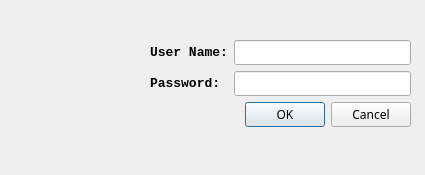
<?xml version="1.0" encoding="UTF-8"?>
<ui version="4.0">
 <class>chguser</class>
 <widget class="QDialog" name="chguser">
  <property name="windowModality">
   <enum>Qt::WindowModal</enum>
  </property>
  <property name="geometry">
   <rect>
    <x>0</x>
    <y>0</y>
    <width>425</width>
    <height>175</height>
   </rect>
  </property>
  <property name="font">
   <font>
    <family>微软雅黑</family>
   </font>
  </property>
  <property name="windowTitle">
   <string>更换用户</string>
  </property>
  <property name="windowIcon">
   <iconset>
    <normaloff>icons/partner.png</normaloff>icons/partner.png</iconset>
  </property>
  <widget class="QWidget" name="layoutWidget">
   <property name="geometry">
    <rect>
     <x>150</x>
     <y>40</y>
     <width>261</width>
     <height>101</height>
    </rect>
   </property>
   <layout class="QFormLayout" name="formLayout">
    <item row="2" column="1">
     <widget class="QLineEdit" name="line_chg_pwd">
      <property name="maxLength">
       <number>20</number>
      </property>
      <property name="echoMode">
       <enum>QLineEdit::Password</enum>
      </property>
      <property name="clearButtonEnabled">
       <bool>true</bool>
      </property>
     </widget>
    </item>
    <item row="1" column="0">
     <widget class="QLabel" name="label">
      <property name="font">
       <font>
        <family>Consolas</family>
        <pointsize>10</pointsize>
        <weight>75</weight>
        <bold>true</bold>
       </font>
      </property>
      <property name="text">
       <string>User Name:</string>
      </property>
     </widget>
    </item>
    <item row="2" column="0">
     <widget class="QLabel" name="label_2">
      <property name="font">
       <font>
        <family>Consolas</family>
        <pointsize>10</pointsize>
        <weight>75</weight>
        <bold>true</bold>
       </font>
      </property>
      <property name="text">
       <string>Password:</string>
      </property>
     </widget>
    </item>
    <item row="1" column="1">
     <widget class="QLineEdit" name="line_chg_user">
      <property name="maxLength">
       <number>20</number>
      </property>
      <property name="echoMode">
       <enum>QLineEdit::Normal</enum>
      </property>
      <property name="clearButtonEnabled">
       <bool>true</bool>
      </property>
     </widget>
    </item>
    <item row="3" column="1">
     <widget class="QDialogButtonBox" name="buttonBox">
      <property name="orientation">
       <enum>Qt::Horizontal</enum>
      </property>
      <property name="standardButtons">
       <set>QDialogButtonBox::Cancel|QDialogButtonBox::Ok</set>
      </property>
     </widget>
    </item>
   </layout>
  </widget>
  <widget class="QLabel" name="label_3">
   <property name="geometry">
    <rect>
     <x>10</x>
     <y>10</y>
     <width>131</width>
     <height>141</height>
    </rect>
   </property>
   <property name="text">
    <string/>
   </property>
   <property name="pixmap">
    <pixmap>../icons/chg_users_128px.ico</pixmap>
   </property>
  </widget>
 </widget>
 <tabstops>
  <tabstop>line_chg_user</tabstop>
  <tabstop>line_chg_pwd</tabstop>
 </tabstops>
 <resources/>
 <connections>
  <connection>
   <sender>buttonBox</sender>
   <signal>accepted()</signal>
   <receiver>chguser</receiver>
   <slot>accept()</slot>
   <hints>
    <hint type="sourcelabel">
     <x>248</x>
     <y>254</y>
    </hint>
    <hint type="destinationlabel">
     <x>157</x>
     <y>274</y>
    </hint>
   </hints>
  </connection>
  <connection>
   <sender>buttonBox</sender>
   <signal>rejected()</signal>
   <receiver>chguser</receiver>
   <slot>reject()</slot>
   <hints>
    <hint type="sourcelabel">
     <x>316</x>
     <y>260</y>
    </hint>
    <hint type="destinationlabel">
     <x>286</x>
     <y>274</y>
    </hint>
   </hints>
  </connection>
 </connections>
</ui>
